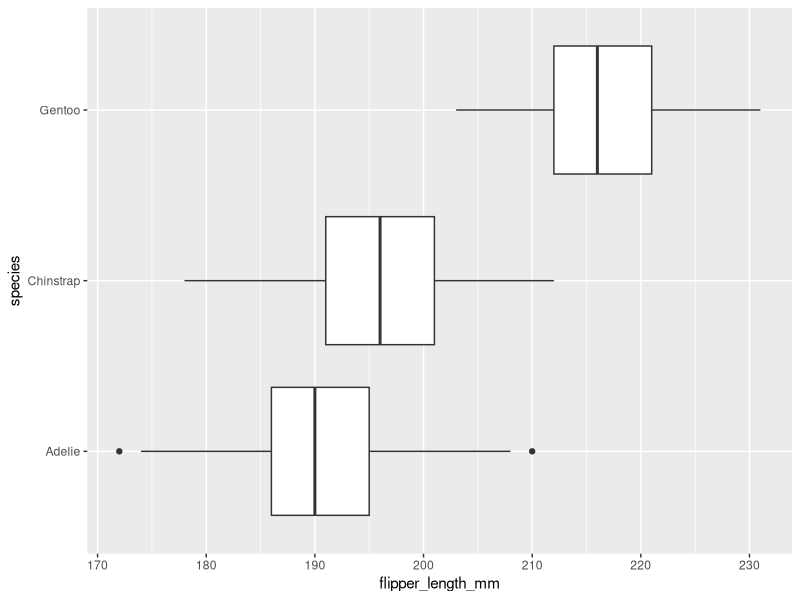
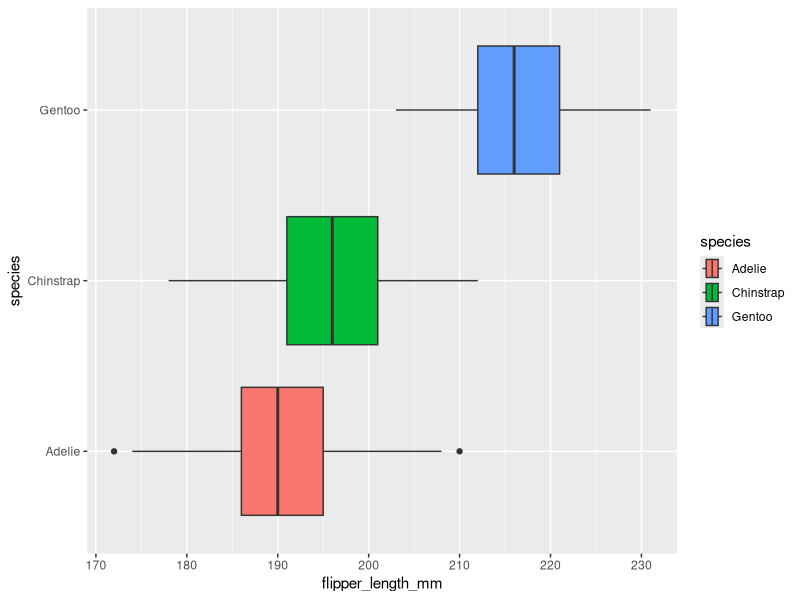
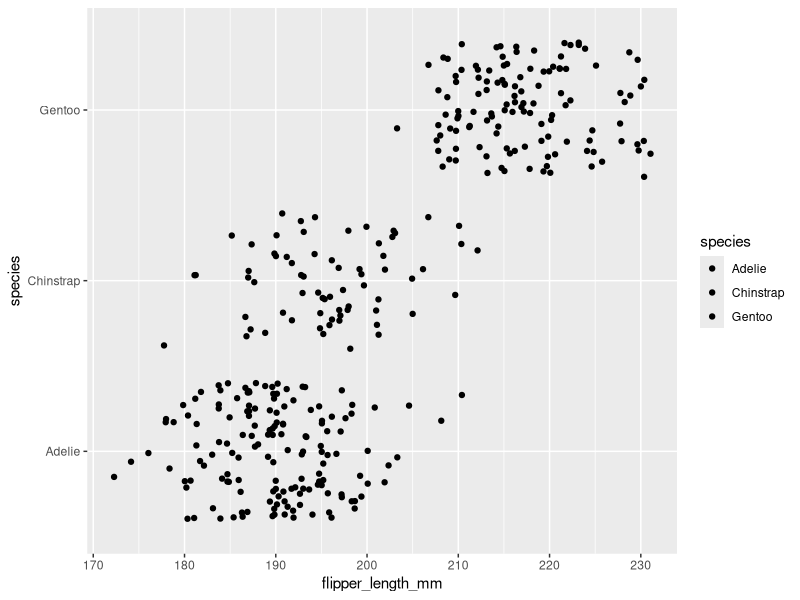

These charts were generated, in order, by the following R code:
## ---- chunk 1
knitr::opts_chunk$set(error = TRUE)
## ---- chunk 2
library(palmerpenguins)
penguins
## ---- chunk 3
library(ggplot2)
## ---- chunk 4
ggplot(data = penguins, mapping = aes(x = flipper_length_mm, y = species)) +
  geom_boxplot()
## ---- chunk 5
ggplot(data = penguins, mapping = aes(x = flipper_length_mm, y = species, fill = species)) +
  geom_boxplot()
## ---- chunk 6
ggplot(data = penguins, mapping = aes(x = flipper_length_mm, y = species, fill = species)) +
  geom_jitter()
## ---- chunk 7

## ---- chunk 8

## ---- chunk 9

## ---- chunk 10

## ---- chunk 11

## ---- chunk 12

## ---- chunk 13

## ---- chunk 14

